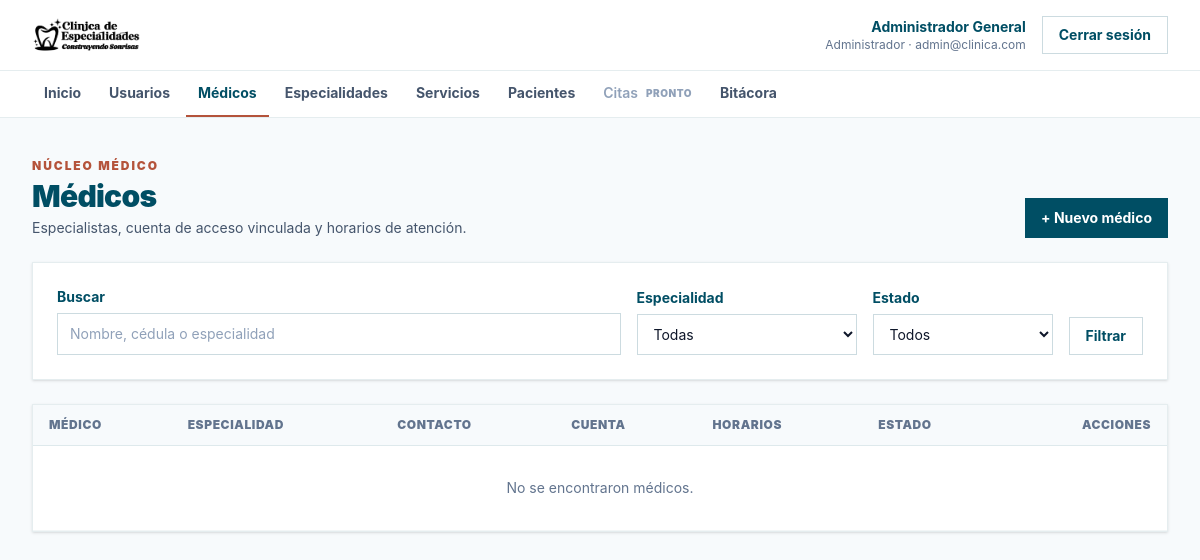
The page /admin/medicos (signed in) on the database as committed earlier.
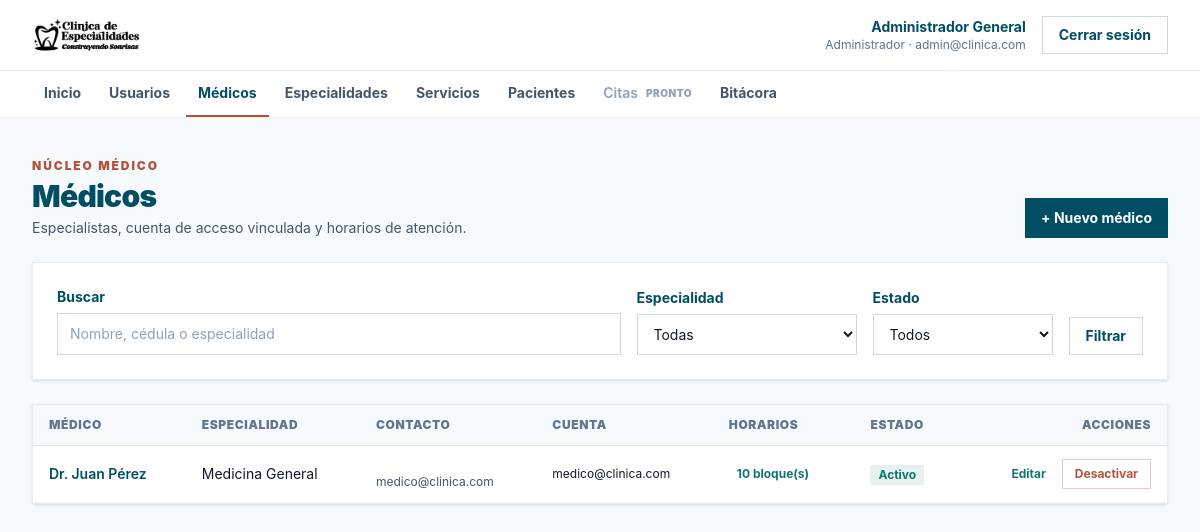
The same page on the database as committed later.
### tables this page shows
CREATE TABLE `usuarios` (
  `id` int(10) unsigned NOT NULL AUTO_INCREMENT,
  `nombre` varchar(120) NOT NULL,
  `correo` varchar(150) NOT NULL,
  `password` varchar(255) NOT NULL,
  `rol_id` tinyint(3) unsigned NOT NULL,
  `activo` tinyint(1) NOT NULL DEFAULT 1,
  `created_at` timestamp NOT NULL DEFAULT current_timestamp(),
  `updated_at` timestamp NOT NULL DEFAULT current_timestamp() ON UPDATE current_timestamp(),
  PRIMARY KEY (`id`),
  UNIQUE KEY `correo` (`correo`),
  KEY `fk_usuario_rol` (`rol_id`),
  CONSTRAINT `fk_usuario_rol` FOREIGN KEY (`rol_id`) REFERENCES `roles` (`id`)
);

CREATE TABLE `roles` (
  `id` tinyint(3) unsigned NOT NULL,
  `nombre` varchar(50) NOT NULL,
  PRIMARY KEY (`id`),
  UNIQUE KEY `nombre` (`nombre`)
);

CREATE TABLE `medicos` (
  `id` int(10) unsigned NOT NULL AUTO_INCREMENT,
  `usuario_id` int(10) unsigned DEFAULT NULL,
  `especialidad_id` int(10) unsigned NOT NULL,
  `nombre` varchar(120) NOT NULL,
  `cedula_profesional` varchar(50) DEFAULT NULL,
  `telefono` varchar(20) DEFAULT NULL,
  `correo` varchar(150) DEFAULT NULL,
  `activo` tinyint(1) NOT NULL DEFAULT 1,
  PRIMARY KEY (`id`),
  UNIQUE KEY `cedula_profesional` (`cedula_profesional`),
  UNIQUE KEY `uk_medicos_usuario` (`usuario_id`),
  KEY `idx_medicos_nombre` (`nombre`),
  KEY `idx_medicos_especialidad` (`especialidad_id`),
  CONSTRAINT `fk_medicos_especialidad` FOREIGN KEY (`especialidad_id`) REFERENCES `especialidades` (`id`),
  CONSTRAINT `fk_medicos_usuario` FOREIGN KEY (`usuario_id`) REFERENCES `usuarios` (`id`) ON DELETE SET NULL
);

CREATE TABLE `especialidades` (
  `id` int(10) unsigned NOT NULL AUTO_INCREMENT,
  `nombre` varchar(100) NOT NULL,
  `descripcion` text DEFAULT NULL,
  `activo` tinyint(1) NOT NULL DEFAULT 1,
  PRIMARY KEY (`id`),
  UNIQUE KEY `nombre` (`nombre`)
);

### app/Views/admin/medicos/index.php (the view, shortened to what the rows shown need)
<div class="flex flex-col justify-between gap-4 sm:flex-row sm:items-end">
    <div>
        <p class="page-eyebrow">Núcleo médico</p>
        <h1 class="page-title">Médicos</h1>
        <p class="mt-1 text-sm text-slate-600">Especialistas, cuenta de acceso vinculada y horarios de atención.</p>
    </div>
    <a href="<?= e(url('/admin/medicos/crear')) ?>" class="btn-primary">+ Nuevo médico</a>
</div>
<form method="get" action="<?= e(url('/admin/medicos')) ?>" class="card mt-6 grid gap-4 sm:grid-cols-2 lg:grid-cols-[1fr_220px_180px_auto] lg:items-end">
    <div>
        <label for="q" class="label">Buscar</label>
        <input id="q" name="q" type="search" value="<?= e($search) ?>" placeholder="Nombre, cédula o especialidad" class="input">
    </div>
    <div>
        <label for="especialidad" class="label">Especialidad</label>
        <select id="especialidad" name="especialidad" class="input">
            <option value="">Todas</option>
        </select>
    </div>
    <div>
        <label for="estado" class="label">Estado</label>
        <select id="estado" name="estado" class="input">
            <option value="">Todos</option>
        </select>
    </div>
    <button type="submit" class="btn-outline">Filtrar</button>
</form>
<div class="card mt-6 overflow-x-auto p-0 sm:p-0">
    <table class="table">
        <thead>
            <tr>
                <th>Médico</th>
                <th>Especialidad</th>
                <th>Contacto</th>
                <th>Cuenta</th>
                <th>Horarios</th>
                <th>Estado</th>
                <th class="text-right">Acciones</th>
            </tr>
        </thead>
        <tbody>
            <?php if ($medicos === []): ?>
                <tr><td colspan="7" class="py-8 text-center text-slate-500">No se encontraron médicos.</td></tr>
            <?php endif; ?>
            <?php foreach ($medicos as $medico): ?>
                <?php $active = (int) $medico['activo'] === 1; ?>
                <tr>
                    <td>
                        <span class="font-semibold text-primary"><?= e($medico['nombre']) ?></span>
                    </td>
                    <td><?= e($medico['especialidad']) ?></td>
                    <td class="text-xs text-slate-600"><?= e($medico['telefono'] ?? '') ?><br><?= e($medico['correo'] ?? '') ?></td>
                    <td class="text-xs">
                        <?php if ($medico['usuario_correo']): ?>
                            <?= e($medico['usuario_correo']) ?>
                        <?php else: ?>
                            <span class="badge badge-warn">Sin cuenta</span>
                        <?php endif; ?>
                    </td>
                    <td>
                        <a href="<?= e(url('/admin/medicos/horarios', ['id' => $medico['id']])) ?>" class="btn-link">
                            <?= (int) $medico['horarios'] > 0 ? (int) $medico['horarios'] . ' bloque(s)' : 'Definir' ?>
                        </a>
                    </td>
                    <td><span class="badge <?= $active ? 'badge-ok' : 'badge-off' ?>"><?= $active ? 'Activo' : 'Inactivo' ?></span></td>
                    <td>
                        <div class="flex items-center justify-end gap-2">
                            <a href="<?= e(url('/admin/medicos/editar', ['id' => $medico['id']])) ?>" class="btn-link">Editar</a>
                            <form method="post" action="<?= e(url('/admin/medicos/estado')) ?>"
                                  data-confirm="<?= $active ? '¿Desactivar a ' . e($medico['nombre']) . '? No podrá recibir nuevas citas.' : '¿Activar a ' . e($medico['nombre']) . '?' ?>">
                                <button type="submit" class="<?= $active ? 'btn-danger' : 'btn-outline py-1.5 text-xs' ?>"><?= $active ? 'Desactivar' : 'Activar' ?></button>
                            </form>
                        </div>
                    </td>
                </tr>
            <?php endforeach; ?>
        </tbody>
    </table>
</div>

### app/App.php (shortened to what the rows shown need)
<?php
final class App
{
    private array $routes;
    public function __construct()
    {
        $this->routes = require __DIR__ . '/config/routes.php';
    }
    public static function bootstrap(): void
    {
        require_once __DIR__ . '/Support/helpers.php';
    }
    public function run(): void
    {
        try {
            $path = Request::path();
            $method = Request::method();
            $this->dispatch($method, $path);
        } catch (Throwable $exception) {
            $this->renderError($exception);
        }
    }
    private function dispatch(string $method, string $path): void
    {
        foreach ($this->routes as [$routeMethod, $routePath, $handler]) {
            if ($routePath !== $path) {
                continue;
            }
            [$class, $action] = $handler;
            (new $class())->{$action}();
            return;
        }
        throw new RuntimeException('Página no encontrada.', 404);
    }
    private static function autoload(): void
    {
        spl_autoload_register(static function (string $class): void {
            $file = __DIR__ . '/' . str_replace('\\', '/', substr($class, 4)) . '.php';
        });
    }
}

### app/Views/layouts/panel.php (shortened to what the rows shown need)
<?php
$authUser = \App\Support\Auth::user() ?? ['nombre' => '', 'correo' => '', 'rol' => ''];
$menu = (require dirname(__DIR__, 2) . '/config/menu.php')[\App\Support\Auth::normalizeRole((string) $authUser['rol'])] ?? [];
?>
<!doctype html>
<html lang="es">
<head>
    <link rel="stylesheet" href="<?= e(asset('css/app.css')) ?>">
</head>
<body class="min-h-screen bg-background text-text antialiased">
    <header class="border-b border-primary/10 bg-white">
        <div class="mx-auto flex max-w-7xl items-center justify-between gap-5 px-4 py-4 sm:px-8">
            <a href="<?= e(url('/')) ?>" aria-label="Ir al inicio">
                <img src="<?= e(asset('logos/logo_letras.png')) ?>" alt="Clínica" class="h-9 w-auto max-w-[160px] object-contain">
            </a>
            <div class="flex items-center gap-4">
                <div class="hidden text-right sm:block">
                    <p class="text-sm font-bold text-primary"><?= e($authUser['nombre']) ?></p>
                    <p class="text-xs text-slate-500"><?= e($authUser['rol']) ?> · <?= e($authUser['correo']) ?></p>
                </div>
                <form action="<?= e(url('/logout')) ?>" method="post">
                    <button type="submit" class="btn-outline">Cerrar sesión</button>
                </form>
            </div>
        </div>
        <nav class="border-t border-primary/10" aria-label="Módulos">
            <ul class="mx-auto flex max-w-7xl gap-1 overflow-x-auto px-4 sm:px-8">
                <?php foreach ($menu as $item): ?>
                    <?php $active = is_current($item['path'], $item['exact'] ?? false); ?>
                    <li class="shrink-0">
                        <?php if (!empty($item['soon'])): ?>
                            <span class="inline-flex items-center gap-2 px-3 py-3 text-sm font-semibold text-slate-400" title="Próximamente">
                                <?= e($item['label']) ?>
                                <span class="text-[10px] font-black uppercase tracking-wider">Pronto</span>
                            </span>
                        <?php else: ?>
                            <a href="<?= e(url($item['path'])) ?>" class="inline-flex border-b-2 px-3 py-3 text-sm font-bold transition <?= $active ? 'border-accent text-primary' : 'border-transparent text-slate-600 hover:text-primary' ?>" <?= $active ? 'aria-current="page"' : '' ?>>
                                <?= e($item['label']) ?>
                            </a>
                        <?php endif; ?>
                    </li>
                <?php endforeach; ?>
            </ul>
        </nav>
    </header>
    <main id="contenido" class="mx-auto max-w-7xl px-4 py-8 sm:px-8 sm:py-10">
        <?= $content ?>
    </main>
</body>
</html>

Rows that differ between the two databases and show on the page:
added medicos: nombre "Dr. Juan Pérez", especialidad.nombre "Medicina General", correo "medico@clinica.com", usuario.correo "medico@clinica.com", horarios "10", activo "Activo"
Other text that changed with them:
list line gone: "No se encontraron médicos."
